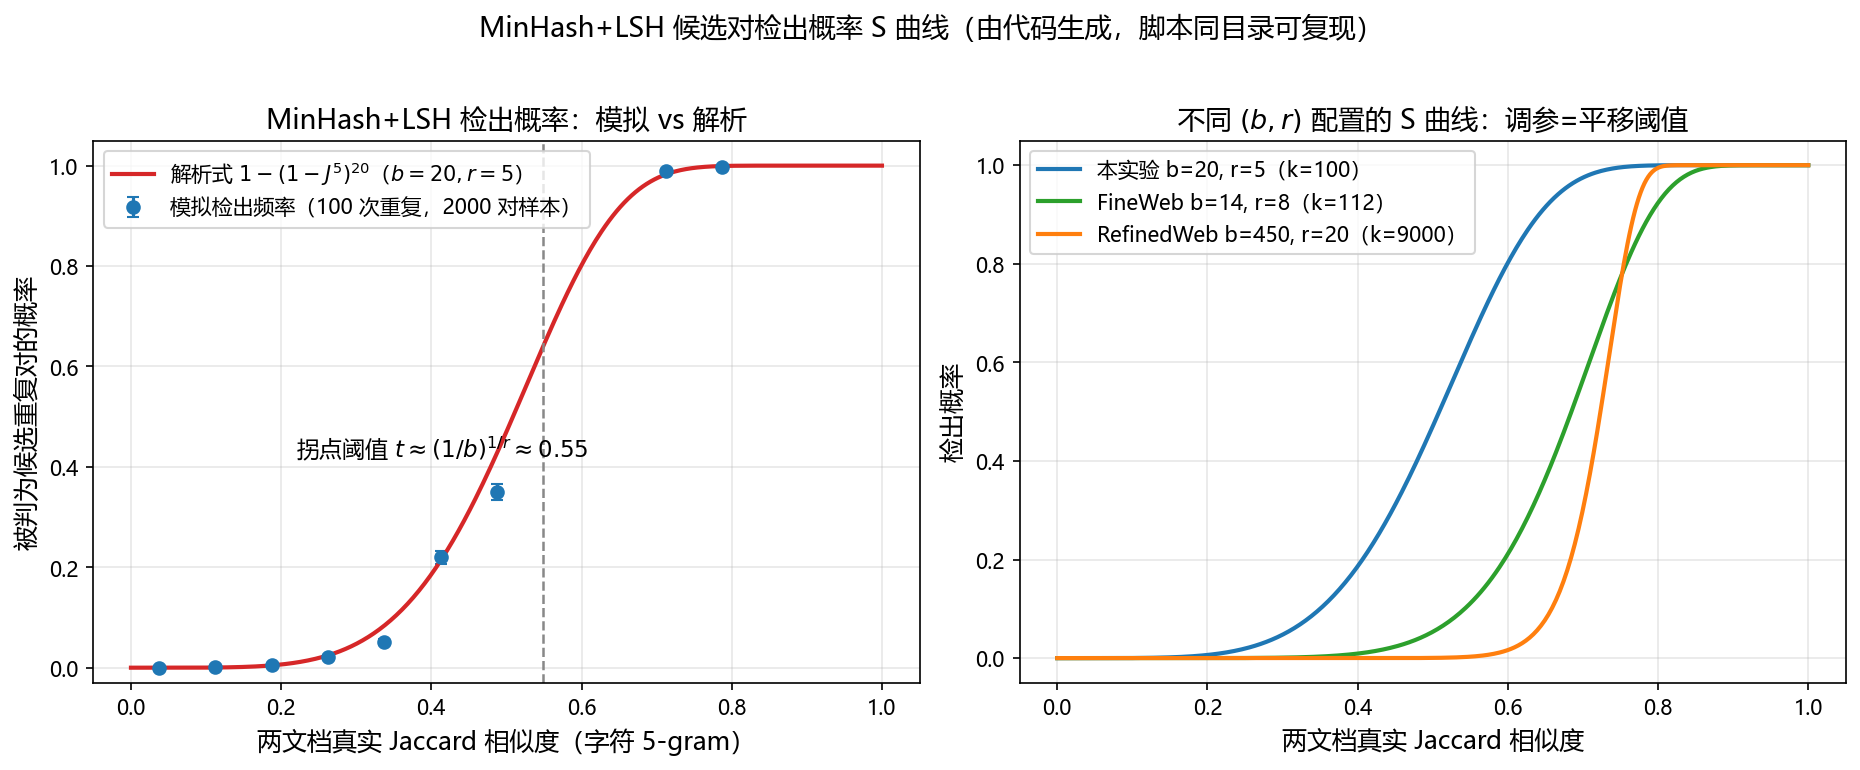

The script that saved this image:
# -*- coding: utf-8 -*-
"""
MinHash + LSH 真实模拟实验：
1) 构造 200 篇模拟文档（20 个基底 + 180 个受控改写变体，覆盖不同真实 Jaccard 相似度）；
2) 对每一对"基底-变体"精确计算字符 5-gram 的 Jaccard 相似度作为真值；
3) 用仿射变换近似随机全序哈希，计算 k=100 维 MinHash 签名（b=20 个 band × r=5 行），
   独立重复 100 次（每次换哈希种子），统计每个相似度档被 LSH 检出为候选对的频率；
4) 与解析 S 曲线 1-(1-J^r)^b 对比，并画出 FineWeb / RefinedWeb 的公开参数曲线。
运行：python gen_minhash_lsh.py  （依赖 numpy + matplotlib，约 20 秒）
"""
import hashlib
import numpy as np
import matplotlib
matplotlib.use("Agg")
import matplotlib.pyplot as plt

plt.rcParams["font.sans-serif"] = ["Microsoft YaHei"]
plt.rcParams["axes.unicode_minus"] = False

rng = np.random.default_rng(0)

# ---------- 1. 构造 200 篇模拟文档 ----------
CHARS = "的一是不了在有人我他这个们中来上大为和国地到以说时要就出会可也你对生能而子那得于着下自之年过发后作里用道行所然家种事成方多经么去法学如都同现当没动面起看定天分还进好小部其些主样理心她本前开但因只从想实日军者意无力它与长把机十民第公此已工使情明性知全三又关点正业外两高间问理领白更几文立空手门公持而是天本研究"
WORDS = [CHARS[i:i+2] for i in range(0, len(CHARS) - 1, 2)]  # 伪词表：二字组合
def rand_doc(n_words):
    return "".join(rng.choice(WORDS, size=n_words))

def shingles(text, k=5):
    return set(text[i:i+k] for i in range(len(text) - k + 1))

n_base, n_var = 20, 9
docs = {}          # doc_id -> 文本
pairs_true = []    # (base_id, var_id, 真实 Jaccard)
base_word_lists = [list(rng.choice(WORDS, size=40)) for _ in range(n_base)]
for i, wl in enumerate(base_word_lists):
    docs[f"b{i}"] = "".join(wl)
for i, wl in enumerate(base_word_lists):
    for j, f in enumerate(np.linspace(0.05, 0.95, n_var)):   # 替换比例 → 相似度梯度
        v = wl.copy()
        idx = rng.choice(len(v), size=int(len(v) * f), replace=False)
        for t in idx:
            v[t] = rng.choice(WORDS)
        did = f"v{i}_{j}"
        docs[did] = "".join(v)
        J = len(shingles(docs[f"b{i}"]) & shingles(docs[did])) / len(shingles(docs[f"b{i}"]) | shingles(docs[did]))
        pairs_true.append((f"b{i}", did, J))
print(f"文档数 {len(docs)}，受控相似度对 {len(pairs_true)} 个；"
      f"真实 Jaccard 范围 {min(p[2] for p in pairs_true):.2f} ~ {max(p[2] for p in pairs_true):.2f}")

# ---------- 2. 精确 MinHash + LSH（仿射变换近似随机全序） ----------
P = (1 << 31) - 1            # 梅森素数 2^31-1，仿射哈希模数
K, B, R = 100, 20, 5         # 签名 100 维 = 20 band × 5 行；阈值 (1/20)^(1/5) ≈ 0.55

ids = list(docs.keys())
base_hashes = []             # 每个 shingle 一次 md5 → 稳定的基哈希
for d in ids:
    s = np.array([int(hashlib.md5(x.encode()).hexdigest()[:8], 16) % P
                  for x in shingles(docs[d])], dtype=np.int64)
    base_hashes.append(s)
Smax = max(len(s) for s in base_hashes)
X = np.full((len(ids), Smax), P, dtype=np.int64)   # 用 P 填充哨兵
for row, s in enumerate(base_hashes):
    X[row, :len(s)] = s
id2row = {d: i for i, d in enumerate(ids)}

def lsh_detect(trials=100):
    counts = np.zeros(len(pairs_true), dtype=np.int32)   # 每对被检出的次数
    for _ in range(trials):
        a = rng.integers(1, P, size=K, dtype=np.int64)
        b = rng.integers(0, P, size=K, dtype=np.int64)
        sig = ((X[None, :, :] * a[:, None, None] + b[:, None, None]) % P).min(axis=2)  # (K, n_docs)
        buckets = {}
        for j in range(B):
            key = j
            for col in range(sig.shape[1]):
                band = tuple(sig[j*R:(j+1)*R, col])
                buckets.setdefault((key, band), []).append(col)
        cand = set()
        for members in buckets.values():
            if len(members) > 1:
                for x in range(len(members)):
                    for y in range(x+1, len(members)):
                        cand.add((members[x], members[y]))
        for t, (d1, d2, _) in enumerate(pairs_true):
            if (id2row[d1], id2row[d2]) in cand:
                counts[t] += 1
    return counts

hit = lsh_detect(100)
per_pair = hit / 100.0                                # 每对的检出频率
Js = np.array([p[2] for p in pairs_true])

# ---------- 3. 按真实 Jaccard 分桶统计检出频率 ----------
edges = np.arange(0, 1.0001, 0.075)
centers, freq, err = [], [], []
for lo, hi in zip(edges[:-1], edges[1:]):
    m = (Js >= lo) & (Js < hi)
    if m.sum() >= 3:
        centers.append(0.5*(lo+hi))
        freq.append(per_pair[m].mean())
        err.append(per_pair[m].std() / np.sqrt(m.sum()))
centers, freq, err = map(np.array, (centers, freq, err))

def s_curve(J, b, r):
    return 1 - (1 - J**r)**b
Jx = np.linspace(0, 1, 400)
t_thr = (1/B)**(1/R)

fig, axes = plt.subplots(1, 2, figsize=(12.5, 5.0))
ax = axes[0]
ax.errorbar(centers, freq, yerr=err, fmt="o", ms=6, capsize=3, color="#1f77b4",
            label="模拟检出频率（100 次重复，2000 对样本）")
ax.plot(Jx, s_curve(Jx, B, R), "-", color="#d62728", lw=2,
        label=f"解析式 $1-(1-J^{{{R}}})^{{{B}}}$（$b={B},r={R}$）")
ax.axvline(t_thr, ls="--", color="#888888", lw=1.2)
ax.text(t_thr-0.33, 0.42, f"拐点阈值 $t\\approx(1/b)^{{1/r}}\\approx{t_thr:.2f}$", fontsize=11)
ax.set_xlabel("两文档真实 Jaccard 相似度（字符 5-gram）", fontsize=12)
ax.set_ylabel("被判为候选重复对的概率", fontsize=12)
ax.set_title("MinHash+LSH 检出概率：模拟 vs 解析", fontsize=13)
ax.legend(fontsize=10, loc="upper left"); ax.grid(alpha=0.3); ax.set_ylim(-0.03, 1.05)

ax = axes[1]
for b, r, c, name in [(20, 5, "#1f77b4", "本实验 b=20, r=5（k=100）"),
                      (14, 8, "#2ca02c", "FineWeb b=14, r=8（k=112）"),
                      (450, 20, "#ff7f0e", "RefinedWeb b=450, r=20（k=9000）")]:
    ax.plot(Jx, s_curve(Jx, b, r), color=c, lw=2, label=name)
ax.set_xlabel("两文档真实 Jaccard 相似度", fontsize=12)
ax.set_ylabel("检出概率", fontsize=12)
ax.set_title("不同 $(b,r)$ 配置的 S 曲线：调参=平移阈值", fontsize=13)
ax.legend(fontsize=10, loc="upper left"); ax.grid(alpha=0.3)

fig.suptitle("MinHash+LSH 候选对检出概率 S 曲线（由代码生成，脚本同目录可复现）", fontsize=13, y=1.02)
fig.tight_layout()
fig.savefig("gen_minhash_lsh.png", dpi=150, bbox_inches="tight")
cross = np.where(freq >= 0.5)[0]
t_emp = float(np.interp(0.5, freq[cross[0]-1:cross[0]+1], centers[cross[0]-1:cross[0]+1])) if len(cross) else float("nan")
print(f"经验拐点（检出频率穿越 0.5）约 J={t_emp:.2f}（理论 {t_thr:.2f}）")
print("已保存 gen_minhash_lsh.png")
